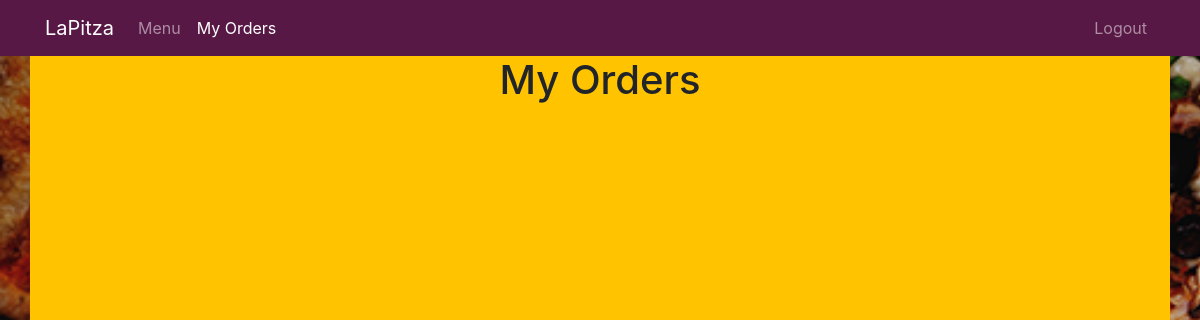
Before: /user_orders (signed in) with the older database file.
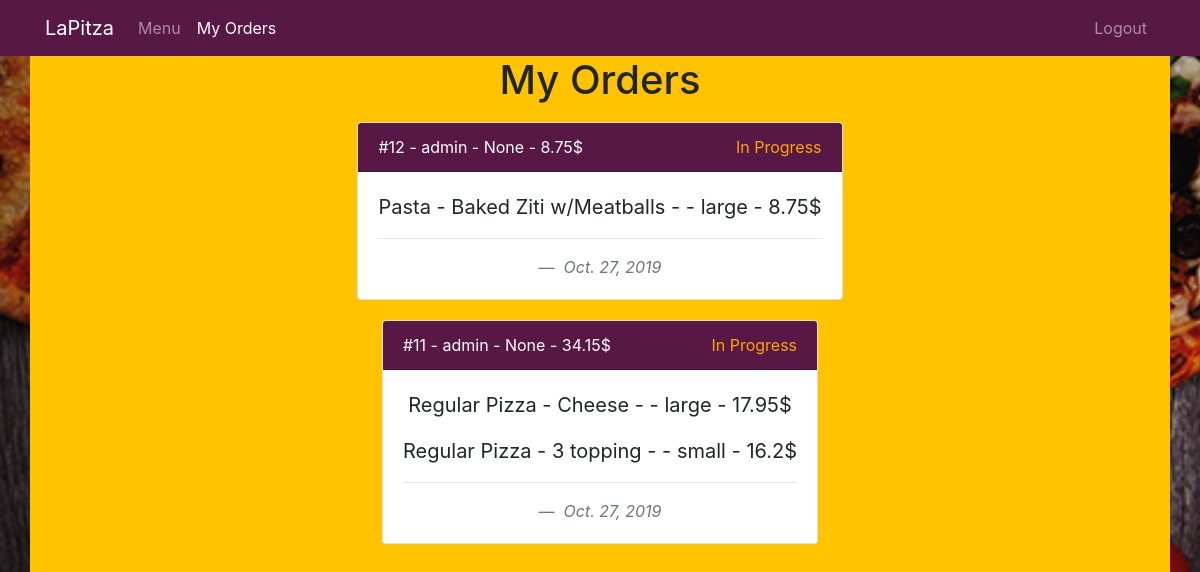
After: the same page with the newer database file.
### pizza/models.py (models this page shows, shortened)
class Order(models.Model):
    user = models.ForeignKey(User, on_delete=models.CASCADE)
    address = models.ForeignKey(Address, on_delete=models.SET_NULL, null=True)
    total_price = models.FloatField()
    status = models.ForeignKey(Status, on_delete=models.CASCADE, default=1)
    date = models.DateField(default=datetime.now)

class Status(models.Model):
    status = models.CharField(max_length=64)
    class Meta:
        verbose_name_plural = "Status"

class Order_Item(models.Model):
    order = models.ForeignKey(Order, on_delete=models.CASCADE)
    food = models.ForeignKey(Food, on_delete=models.SET_NULL, null=True)
    size = models.CharField(max_length=24)
    price = models.FloatField()
    toppings = models.CharField(max_length=128, blank=True)

class Food(models.Model):
    name = models.CharField(max_length=64)
    small = models.FloatField(default=0)
    large = models.FloatField(default=0)
    toppings = models.IntegerField(default=0)
    type = models.ForeignKey(Type, on_delete=models.CASCADE)
    def __str__(self):
        return f'{self.type} - {self.name}'

class Type(models.Model):
    name = models.CharField(max_length=64)
    def __str__(self):
        return f'{self.name}'

### pizza/views.py (the view)
# urls.py: path('user_orders', views.user_orders, name='user_orders'),
@login_required
def user_orders(request):
    user = User.objects.get(pk=request.user.id)
    order_groups = Order.objects.filter(user=user).order_by('-id')
    orders=[]
    for order in order_groups:
        order_items = Order_Item.objects.filter(order=order).all()
        new_order = {'order_group':order, 'orders':order_items}
        orders.append(new_order)
    context = {
        'orders':orders,
        'title': 'My Orders'
    }
    return render(request, 'pizza/user_orders.html', context=context)

### pizza/templates/pizza/user_orders.html (shortened to what this page needs)
{% extends 'pizza/layout.html' %}
{% block head %}
  {% load static %}
{% endblock %}
{% block content %}
  <nav class="navbar navbar-expand-sm navbar-dark bg-lapitza">
    <div class="container">
      <a class="navbar-brand" href="{% url 'home' %}">LaPitza</a>
      <div class="collapse navbar-collapse" id="navbarSupportedContent">
       <ul class="navbar-nav mr-auto">
         <li class="nav-item">
           <a class="nav-link" href="{% url 'menu' %}">Menu<span class="sr-only">(current)</span></a>
         </li>
         <li class="nav-item active">
           <a class="nav-link " href="{% url 'user_orders' %}">My Orders</a>
         </li>
       </ul>
       <ul class="navbar-nav ml-auto">
         <li class="nav-item">
           <a class="nav-link" href="{% url 'logout' %}">Logout</a>
         </li>
       </ul>
      </div>
    </div>
  </nav>
  <div class="container menu-container">
    <div class="row justify-content-md-center align-items-center">
      <h1>My Orders</h1>
    </div>
    {% for order in orders %}
    <div class="row justify-content-md-center align-items-center">
      <div class="col-sm-auto col-center text-center">
        <div style="margin:10px" class="card">
          <div style="background:#581845 !important; color:white;" class="card-header">
            <div class="d-flex justify-content-between">
              <div class="">
                #{{order.order_group.id}} - {{order.order_group.user}} - {{order.order_group.address}} - {{order.order_group.total_price}}$
              </div>
              <div class="">
                {% if order.order_group.status.status == 'Done' %}
                  <span style="color:green;">{{order.order_group.status.status}}</span>
                {% else %}
                  <span style="color:orange;">{{order.order_group.status.status}}</span>
                {% endif %}
              </div>
            </div>
          </div>
          <div class="card-body">
            <blockquote class="blockquote mb-0">
              {% for order_item in order.orders %}
                <p>{{ order_item.food }} -
                  {{ order_item.toppings }} - {{ order_item.size }} - {{ order_item.price }}$
                </p>
              {% endfor %}
              <hr>
              <footer class="blockquote-footer"> <cite title="Source Title">{{order.order_group.date}}</cite></footer>
            </blockquote>
          </div>
        </div>
      </div>
    </div>
    {% endfor %}
  </div>
{% endblock %}

Changed rows visible on the page:
added Order: order_group.id "12", order_group.user "admin", order_group.address "None", order_group.total_price "8.75", order_group.status.status "In Progress", order_group "Oct. 27, 2019"
added Order_Item: food "Pasta - Baked Ziti w/Meatballs", size "large", price "8.75", shown under "12"
added Order: order_group.id "11", order_group.user "admin", order_group.address "None", order_group.total_price "34.15", order_group.status.status "In Progress", order_group "Oct. 27, 2019"
added Order_Item: food "Regular Pizza - Cheese", size "large", price "17.95", shown under "11"
added Order_Item: food "Regular Pizza - 3 topping", size "small", price "16.2", shown under "11"
